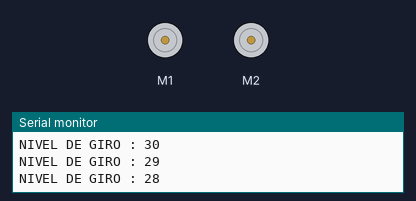
Bench run of a sketch on a simulated Arduino Nano, built with avr-gcc and run on an emulated ATmega328P. Shown: 2 × DC motor (green arrow = forward, orange = backward, longer = faster), the last lines printed to the serial monitor.

Above: at 10.6 s.
At 23.8 s:
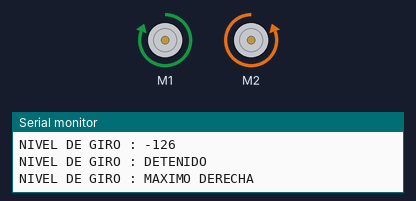
At 28.8 s:
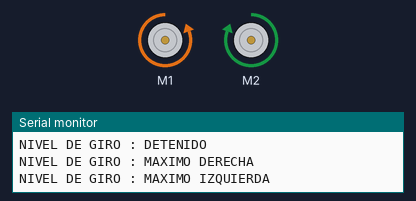
Timing chart, 0 to 41.9 s (numbered marks = the images above):
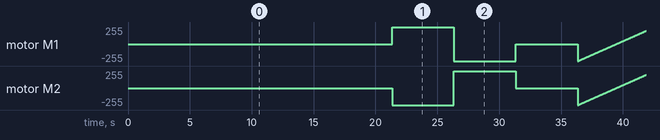

The sketch:

ARDUINO-PRUEBA3.ino
```cpp
// ARDUINO NANO

#include <SabertoothSimplified.h>
#include <SoftwareSerial.h>
SoftwareSerial SWSerial(NOT_A_PIN, 6);  //TX ES  PIN 6
SabertoothSimplified ST(SWSerial);
int power=0;
int DUR=20;   // Duracion
// 3 FUNCIONES:
// [1] creciente: de -127 a 127 en drive.
// [2] decreciente: de 127 a -127 en drive.
// [3] printear: imprime en terminal.

// Observacion: Se puede usar turn() y drive() al mismo tiempo.
void setup()
{
  Serial.begin(9600);
  SWSerial.begin(9600); // This is the baud rate you chose with the DIP switches.
  Serial.println("INICIALIZADO PROGRAMA...");
}

// drive() :para ir adelante y atras, positivo adelante. (-127 a 127)
// turn()  :girar derecha o izquierda, positivo derecha. (-127 a 127)
void loop()
{
    //ORDENES
    CRECIENTE();
    delay(2000); //2 segundos


    DECRECIENTE();
    delay(2000); //2 segundos


    // detenerse sin apagar.
    DETENER();

    // se puede añadir  ST.drive(#VALOR); donde #VALOR agrega un radio en el giro
    Serial.println("NIVEL DE GIRO : MAXIMO DERECHA");
    ST.turn(127);   //maximo derecha
    delay(5000);  // Esperar 5 segundos.

    Serial.println("NIVEL DE GIRO : MAXIMO IZQUIERDA");
    ST.turn(-127);   //maximo derecha
    delay(5000);  // Esperar 5 segundos.

    DETENER();


}
void CRECIENTE(){
  for (power = -127; power < 127; power ++)
    {
      ST.drive(power);
      delay(DUR);
      IMPRIMIR();
    }
}
void DECRECIENTE(){
  for (power = 127; power > -127; power --)
    {
      ST.drive(power);
      delay(DUR);
      IMPRIMIR();
    }
}


void IMPRIMIR(){
  Serial.print("NIVEL DE GIRO : ");
  Serial.println(power);;
}

void DETENER(){
    ST.turn(0);
    ST.drive(0);
    Serial.println("NIVEL DE GIRO : DETENIDO");
    delay(5000);  // Esperar 5 segundos.
}
```
